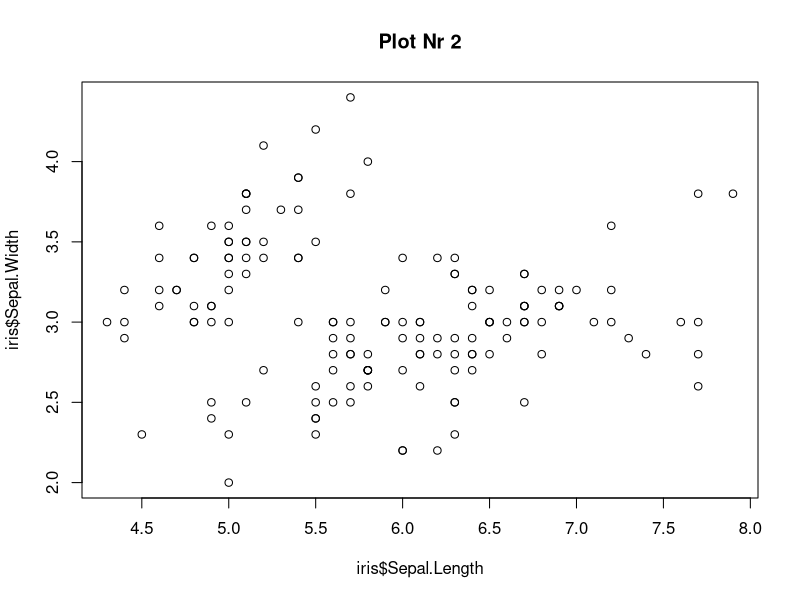

Reproduce this figure in R.
## ---- chunk 1
knitr::opts_chunk$set(echo = TRUE)
## ---- chunk 2
plot(iris$Sepal.Length, iris$Sepal.Width, main = "Plot Nr 2")
